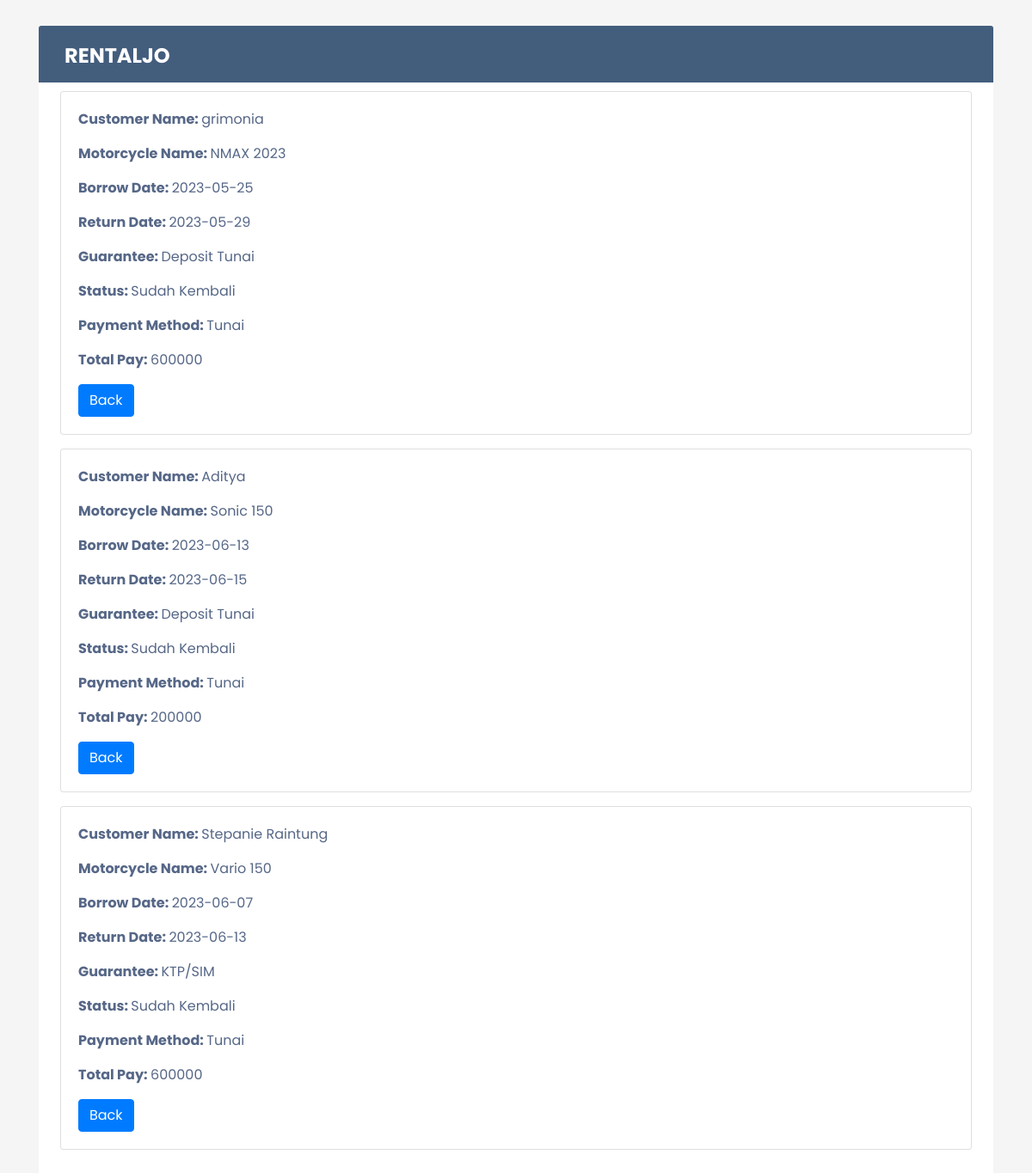
The app's page /Admin/detailSewa.php with its own data.
### tables this page shows
CREATE TABLE `tb_sewa` (
  `id_sewa` int(10) NOT NULL,
  `id_customer` int(10) NOT NULL,
  `id_motor` int(10) NOT NULL,
  `tgl_pinjam` date NOT NULL,
  `tgl_kembali` date NOT NULL,
  `jaminan` varchar(30) NOT NULL,
  `metode_pembayaran` varchar(30) NOT NULL,
  `total_bayar` varchar(30) NOT NULL,
  `status` varchar(30) NOT NULL
);

CREATE TABLE `tb_customer` (
  `id_customer` int(10) NOT NULL,
  `username` varchar(30) NOT NULL,
  `password` varchar(255) NOT NULL,
  `nama_customer` varchar(30) NOT NULL,
  `jenis_kelamin` varchar(15) NOT NULL,
  `alamat` varchar(30) NOT NULL,
  `no_hp` varchar(15) NOT NULL
);

CREATE TABLE `tb_motor` (
  `id_motor` int(10) NOT NULL,
  `no_plat` varchar(15) NOT NULL,
  `jenis_motor` varchar(20) NOT NULL,
  `merk` varchar(20) NOT NULL,
  `gambar` text NOT NULL,
  `harga` varchar(25) NOT NULL,
  `status` enum('0','1') NOT NULL
);

### Admin/detailSewa.php (the view, shortened to what this page needs)
<!DOCTYPE html>
<html lang="en">
<head>
    <link rel="stylesheet" href="https://stackpath.bootstrapcdn.com/bootstrap/4.5.0/css/bootstrap.min.css">
    <link rel="stylesheet" href="https://maxcdn.bootstrapcdn.com/font-awesome/4.7.0/css/font-awesome.min.css">
    <link rel="stylesheet" href="css/style.css">
</head>
<body>
    <div class="content-wrapper">
        <div class="container-xl">
            <div class="table-responsive">
                <div class="table-wrapper">
                    <div class="table-title">
                        <div class="row">
                            <div class="col-sm-6">
                                <h2><b>RENTALJO</b></h2>
                            </div>
                        </div>
                    </div>
                    <?php
                    $servername = "localhost";
                    $username = "root";
                    $password = "";
                    $dbname = "db_rental_motor";
                    $conn = new mysqli($servername, $username, $password, $dbname);
                    $query = "SELECT tb_sewa.*, tb_customer.nama_customer, tb_motor.merk FROM tb_sewa
                            JOIN tb_customer ON tb_sewa.id_customer = tb_customer.id_customer
                            JOIN tb_motor ON tb_sewa.id_motor = tb_motor.id_motor";
                    $result = $conn->query($query);
                    if ($result) {
                        if ($result->num_rows > 0) {
                            while ($row = $result->fetch_assoc()) {
                                echo '
                                <div class="card mb-3">
                                    <div class="card-body">
                                        <p class="card-text"><strong>Customer Name: </strong>' . $row['nama_customer'] . '</p>
                                        <p class="card-text"><strong>Motorcycle Name: </strong>' . $row['merk'] . '</p>
                                        <p class="card-text"><strong>Borrow Date: </strong>' . $row['tgl_pinjam'] . '</p>
                                        <p class="card-text"><strong>Return Date: </strong>' . $row['tgl_kembali'] . '</p>
                                        <p class="card-text"><strong>Guarantee: </strong>' . $row['jaminan'] . '</p>
                                        <p class="card-text"><strong>Status: </strong>' . $row['status'] . '</p>
                                        <p class="card-text"><strong>Payment Method: </strong>' . $row['metode_pembayaran'] . '</p>
                                        <p class="card-text"><strong>Total Pay: </strong>' . $row['total_bayar'] . '</p>
                                        <a href="admin.php?p=laporansewa" class="btn btn-primary">Back</a>
                                    </div>
                                </div>';
                            }
                        } else {
                            echo '<p>Tidak ada data sewa.</p>';
                        }
                    } else {
                        echo 'Error: ' . $conn->error;
                    }
                    ?>
                </div>
            </div>
        </div>
    </div>
</body>
</html>

### Admin/css/style.css (style rules this page uses)
body { color: #566787; background: #f5f5f5; font-family: 'Poppins', sans-serif; font-size: 16px; }
.table-responsive { margin: 30px 0; }
.table-wrapper { background: #fff; padding: 20px 25px; border-radius: 3px; min-width: 1000px; box-shadow: 0 1px 1px rgba(0,0,0,.05); }
.table-title { padding-bottom: 15px; background: #435d7d; color: #fff; padding: 16px 30px; min-width: 100%; margin: -20px -25px 10px; border-radius: 3px 3px 0 0; }
.table-title h2 { margin: 5px 0 0; font-size: 24px; }

### records on screen
tb_sewa: id_customer.nama_customer "grimonia", id_motor.merk "NMAX 2023", tgl_pinjam "2023-05-25", tgl_kembali "2023-05-29", jaminan "Deposit Tunai", status "Sudah Kembali", metode_pembayaran "Tunai", total_bayar "600000"
tb_sewa: id_customer.nama_customer "Aditya", id_motor.merk "Sonic 150", tgl_pinjam "2023-06-13", tgl_kembali "2023-06-15", jaminan "Deposit Tunai", status "Sudah Kembali", metode_pembayaran "Tunai", total_bayar "200000"
tb_sewa: id_customer.nama_customer "Stepanie Raintung", id_motor.merk "Vario 150", tgl_pinjam "2023-06-07", tgl_kembali "2023-06-13", jaminan "KTP/SIM", status "Sudah Kembali", metode_pembayaran "Tunai", total_bayar "600000"
